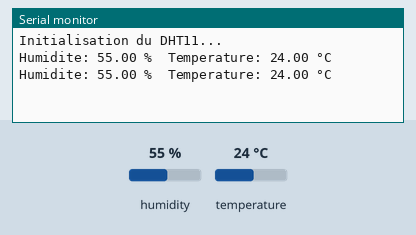
This sketch was run on a simulated Arduino Uno, built with avr-gcc and run on an emulated ATmega328P. On the bench: the last lines printed to the serial monitor. The test bench sets the inputs (shaded band); at power-on: humidity 55 %, temperature 24 °C.

Above: at 2.8 s.
2.9 s: humidity set to 22 %
At 5.3 s:
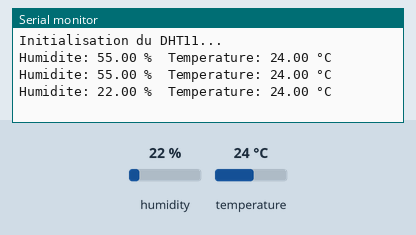
5.6 s: temperature set to 12 °C
At 6.6 s:
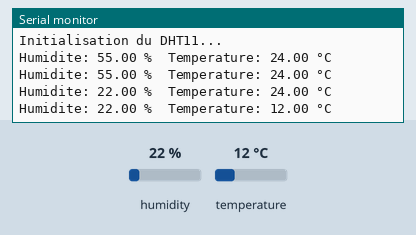
8.3 s: humidity set to 40 %
At 11.4 s:
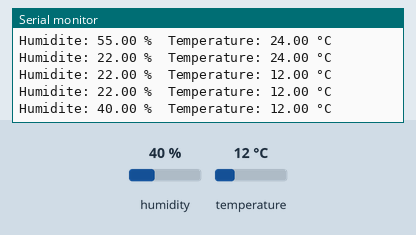
Timing chart, 0 to 12.9 s (numbered marks = the images above; inputs shaded):
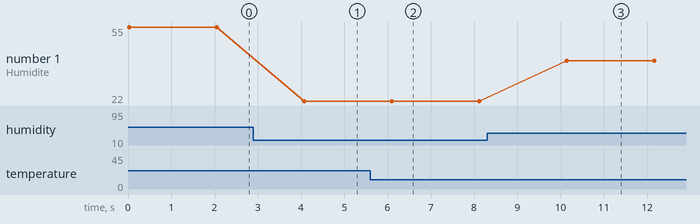

The sketch:

StandAlone_TemHum_DHT11.ino
```cpp
#include "DHT.h"

// Broche de données du DHT11
#define DHTPIN 2        // Broche numérique D2

// Type du capteur
#define DHTTYPE DHT11

// Création d'une instance de DHT
DHT dht(DHTPIN, DHTTYPE);

void setup() {
  // Initialisation de la liaison série
  Serial.begin(9600);
  while (!Serial) {
    ; // Attendre l'ouverture du moniteur série
  }

  // Initialisation du capteur
  Serial.println("Initialisation du DHT11...");
  dht.begin();
}

void loop() {
  // Lecture de l'humidité
  float h = dht.readHumidity();
  // Lecture de la température en °C
  float t = dht.readTemperature();

  // Vérification des valeurs
  if (isnan(h) || isnan(t)) {
    Serial.println("Erreur de lecture du DHT11!");
  } else {
    Serial.print("Humidite: ");
    Serial.print(h);
    Serial.print(" %\t");
    Serial.print("Temperature: ");
    Serial.print(t);
    Serial.println(" °C");
  }

  // DHT11 ne supporte pas des lectures trop rapprochées
  // Attendre 2 secondes avant la prochaine mesure
  delay(2000);
}
```

Measured:
- after the input at 2.9 s, the serial monitor: prints a new line after 1.2 s (image 1)
- after the input at 5.6 s, the serial monitor: prints a new line after 0.50 s (image 2)
- after the input at 8.3 s, the serial monitor: prints a new line after 1.8 s (image 3)
- plotted number 1: 55 → 22 after the input at 2.9 s, 22 → 40 after the input at 8.3 s
